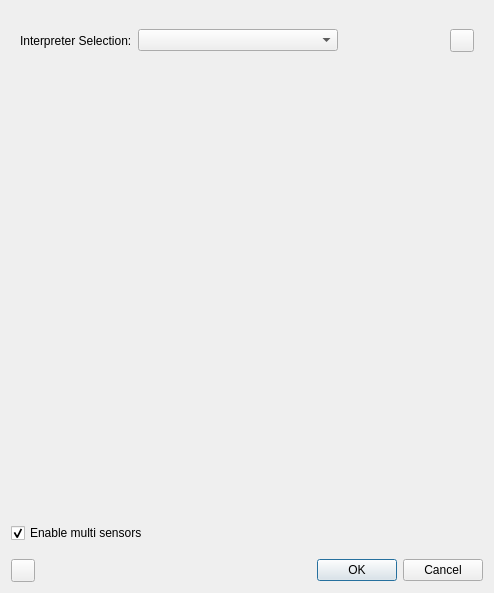
<?xml version="1.0" encoding="UTF-8"?>
<ui version="4.0">
 <class>LidarConfigurationDialog</class>
 <widget class="QDialog" name="LidarConfigurationDialog">
  <property name="geometry">
   <rect>
    <x>0</x>
    <y>0</y>
    <width>494</width>
    <height>593</height>
   </rect>
  </property>
  <property name="windowTitle">
   <string>Sensor Configuration</string>
  </property>
  <layout class="QVBoxLayout" name="verticalLayout_2">
   <item>
    <spacer name="verticalSpacer_2">
     <property name="orientation">
      <enum>Qt::Vertical</enum>
     </property>
     <property name="sizeHint" stdset="0">
      <size>
       <width>20</width>
       <height>40</height>
      </size>
     </property>
    </spacer>
   </item>
   <item>
    <widget class="QWidget" name="InterpreterSelectionWidget" native="true">
     <layout class="QHBoxLayout" name="horizontalLayout">
      <item>
       <widget class="QLabel" name="InterpreterSelectionLabel">
        <property name="text">
         <string>Interpreter Selection:</string>
        </property>
       </widget>
      </item>
      <item>
       <widget class="QComboBox" name="InterpreterSelectionBox">
        <property name="minimumSize">
         <size>
          <width>200</width>
          <height>0</height>
         </size>
        </property>
       </widget>
      </item>
      <item>
       <spacer name="horizontalSpacer">
        <property name="orientation">
         <enum>Qt::Horizontal</enum>
        </property>
        <property name="sizeHint" stdset="0">
         <size>
          <width>40</width>
          <height>20</height>
         </size>
        </property>
       </spacer>
      </item>
      <item>
       <widget class="QToolButton" name="AdvancedButton">
        <property name="toolTip">
         <string>Show the advanced configuration options</string>
        </property>
        <property name="text">
         <string/>
        </property>
        <property name="icon">
         <iconset>
          <normaloff>:/pqWidgets/Icons/pqAdvanced.svg</normaloff>:/pqWidgets/Icons/pqAdvanced.svg</iconset>
        </property>
        <property name="checkable">
         <bool>true</bool>
        </property>
       </widget>
      </item>
     </layout>
    </widget>
   </item>
   <item>
    <widget class="QScrollArea" name="ScrollArea">
     <property name="minimumSize">
      <size>
       <width>0</width>
       <height>450</height>
      </size>
     </property>
     <property name="frameShape">
      <enum>QFrame::NoFrame</enum>
     </property>
     <property name="frameShadow">
      <enum>QFrame::Plain</enum>
     </property>
     <property name="widgetResizable">
      <bool>true</bool>
     </property>
     <widget class="QWidget" name="ScrollAreaContents">
      <property name="geometry">
       <rect>
        <x>0</x>
        <y>0</y>
        <width>476</width>
        <height>450</height>
       </rect>
      </property>
      <layout class="QVBoxLayout" name="verticalLayout">
       <item>
        <widget class="QStackedWidget" name="StackedInterpreters"/>
       </item>
      </layout>
     </widget>
    </widget>
   </item>
   <item>
    <widget class="QCheckBox" name="EnableMultiSensors">
     <property name="toolTip">
      <string>If un-checked the view will be reseted when a new sensor is loaded.</string>
     </property>
     <property name="text">
      <string>Enable multi sensors</string>
     </property>
     <property name="checked">
      <bool>true</bool>
     </property>
    </widget>
   </item>
   <item>
    <spacer name="verticalSpacer">
     <property name="orientation">
      <enum>Qt::Vertical</enum>
     </property>
     <property name="sizeHint" stdset="0">
      <size>
       <width>20</width>
       <height>40</height>
      </size>
     </property>
    </spacer>
   </item>
   <item>
    <layout class="QHBoxLayout" name="horizontalLayout_2">
     <item>
      <widget class="QToolButton" name="RestoreDefault">
       <property name="toolTip">
        <string>Restore application default setting values</string>
       </property>
       <property name="text">
        <string/>
       </property>
       <property name="icon">
        <iconset>
         <normaloff>:/pqWidgets/Icons/pqReset.svg</normaloff>:/pqWidgets/Icons/pqReset.svg</iconset>
       </property>
      </widget>
     </item>
     <item>
      <spacer name="horizontalSpacer_2">
       <property name="orientation">
        <enum>Qt::Horizontal</enum>
       </property>
       <property name="sizeHint" stdset="0">
        <size>
         <width>40</width>
         <height>20</height>
        </size>
       </property>
      </spacer>
     </item>
     <item>
      <widget class="QDialogButtonBox" name="ButtonBox">
       <property name="standardButtons">
        <set>QDialogButtonBox::Cancel|QDialogButtonBox::Ok</set>
       </property>
      </widget>
     </item>
    </layout>
   </item>
  </layout>
 </widget>
 <resources/>
 <connections>
  <connection>
   <sender>ButtonBox</sender>
   <signal>accepted()</signal>
   <receiver>LidarConfigurationDialog</receiver>
   <slot>accept()</slot>
   <hints>
    <hint type="sourcelabel">
     <x>411</x>
     <y>237</y>
    </hint>
    <hint type="destinationlabel">
     <x>266</x>
     <y>129</y>
    </hint>
   </hints>
  </connection>
  <connection>
   <sender>ButtonBox</sender>
   <signal>rejected()</signal>
   <receiver>LidarConfigurationDialog</receiver>
   <slot>reject()</slot>
   <hints>
    <hint type="sourcelabel">
     <x>411</x>
     <y>237</y>
    </hint>
    <hint type="destinationlabel">
     <x>266</x>
     <y>129</y>
    </hint>
   </hints>
  </connection>
 </connections>
</ui>
